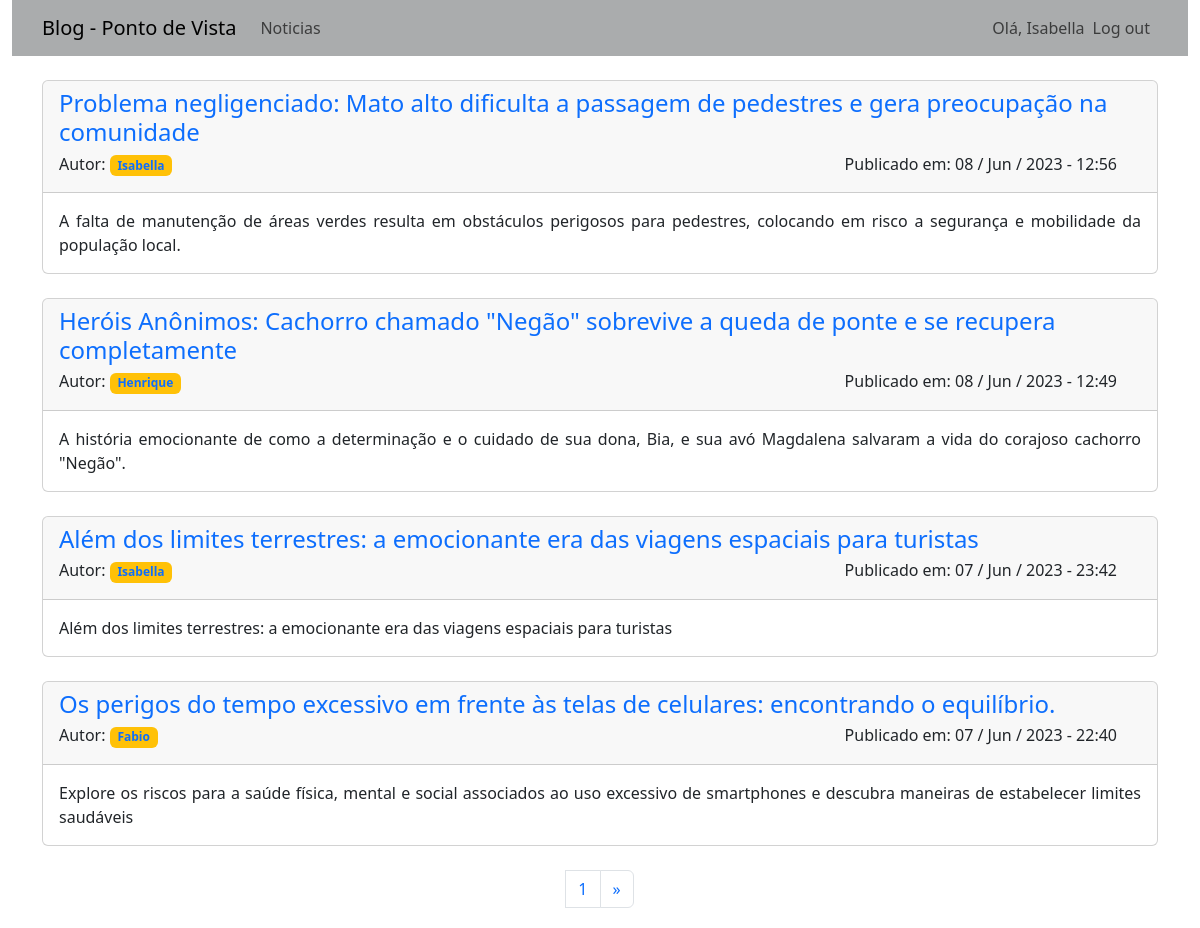
The app's page /noticias/ (signed in) with its own data.
### app_noticias/models.py (models this page shows, shortened)
class Noticia(models.Model):
    titulo = models.CharField(max_length=100)
    sub_titulo = models.CharField(max_length=150)
    data_publicacao = models.DateTimeField(auto_now_add=True)
    autor = models.ForeignKey(User, on_delete=models.CASCADE)
    texto = models.TextField()

### app_noticias/views.py (the view)
# urls.py: path('noticias/', views.noticias, name='noticias'),
def noticias(request):
    template = 'noticias/noticias.html'
    noticias = Noticia.objects.all().order_by('-data_publicacao')
    paginator = Paginator(noticias, 4)
    page_number = request.GET.get('page')
    page_obj = paginator.get_page(page_number)
    context = {
        'noticias': page_obj
        }
    return render(request, template , context)

### app_noticias/templates/noticias/noticias.html (shortened to what this page needs)
{% extends "noticias/base.html" %}
{% block content %}
    {% for noticia in noticias %}
        <div class="card">
            <div class="card-header">
                <div class="row">
                    <div class="row">
                        <h4><a href="{% url 'noticias:noticia' noticia.id %}" style="text-decoration: none;">{{ noticia.titulo }}</a></h4>
                    </div>
                    <div class="row" >
                        <div class="col"><h6>Autor: <span class="badge bg-warning"><a href="#" style="text-decoration: none;">{{ noticia.autor}}</a></span></h6></div>
                        <div class="col" style="text-align: right;">
                            <h6>Publicado em: {{ noticia.data_publicacao|date:'d / M / Y - H:i' }}</h6>
                        </div>
                    </div>
                </div>
            </div>
            <div class="card-body" style="text-align: justify;">
                <span> {{ noticia.sub_titulo}} </span>
            </div>
        </div>
        <br>
    {% empty %}
        <h4>Ainda não há nóticias cadastradas.</h4>
    {% endfor %}
    <nav class="d-flex justify-content-center" aria-label="Page navigation example">
        <ul class="pagination">
          <li class="page-item"><a class="page-link" href="#">{{ noticias.number }}</a></li>
          <li class="page-item">
            {% if noticias.has_next %}
              <a href="?page={{noticias.next_page_number}}" class="page-link">
                  <span aria-hidden="true">&raquo;</span>
              </a>
            {% endif %}
          </li>
        </ul>
    </nav>
{% endblock %}

### app_noticias/templates/noticias/navbar.html (shortened to what this page needs)
<nav class="navbar navbar-expand-md navbar-light" style="background-color: #aaacad;">
  <div class="container-fluid container">
    <a class="navbar-brand" href="{% url 'noticias:index' %}">Blog - Ponto de Vista</a>
    <div class="collapse navbar-collapse" id="navbarSupportedContent">
        <ul class="navbar-nav me-auto mb-2 mb-lg-0">
          <li class="nav-item active"><a class="nav-link" href="{% url 'noticias:noticias' %}">Noticias</a></li>
        </ul>
      {% if user.is_authenticated %}
        <ul class="navbar-nav ms-auto mb-2 mb-lg-0">
          <span class="navbar-text"> Olá, {{ user.username }} </span>
          <li class="nav-item"><a class="nav-link" href="{% url 'users:logout' %}">Log out</a></li>
        </ul>
      {% endif %}
    </div>
  </div>
</nav>

### records on screen
Noticia: titulo "Problema negligenciado: Mato alto dificulta a passagem de pedestres e gera preocupação na comunidade", autor "Isabella", data_publicacao "08 / Jun / 2023 - 12:56", sub_titulo "A falta de manutenção de áreas verdes resulta em obstáculos perigosos para pedestres, colocando em risco a segurança e mobilidade da população local."
Noticia: titulo "Heróis Anônimos: Cachorro chamado \"Negão\" sobrevive a queda de ponte e se recupera completamente", autor "Henrique", data_publicacao "08 / Jun / 2023 - 12:49", sub_titulo "A história emocionante de como a determinação e o cuidado de sua dona, Bia, e sua avó Magdalena salvaram a vida do corajoso cachorro \"Negão\"."
Noticia: titulo "Além dos limites terrestres: a emocionante era das viagens espaciais para turistas", autor "Isabella", data_publicacao "07 / Jun / 2023 - 23:42", sub_titulo "Além dos limites terrestres: a emocionante era das viagens espaciais para turistas"
Noticia: titulo "Os perigos do tempo excessivo em frente às telas de celulares: encontrando o equilíbrio.", autor "Fabio", data_publicacao "07 / Jun / 2023 - 22:40", sub_titulo "Explore os riscos para a saúde física, mental e social associados ao uso excessivo de smartphones e descubra maneiras de estabelecer limites saudáveis"

### other values on screen
{{ user.username }} "Isabella"
{{ noticias.number }} "1"
